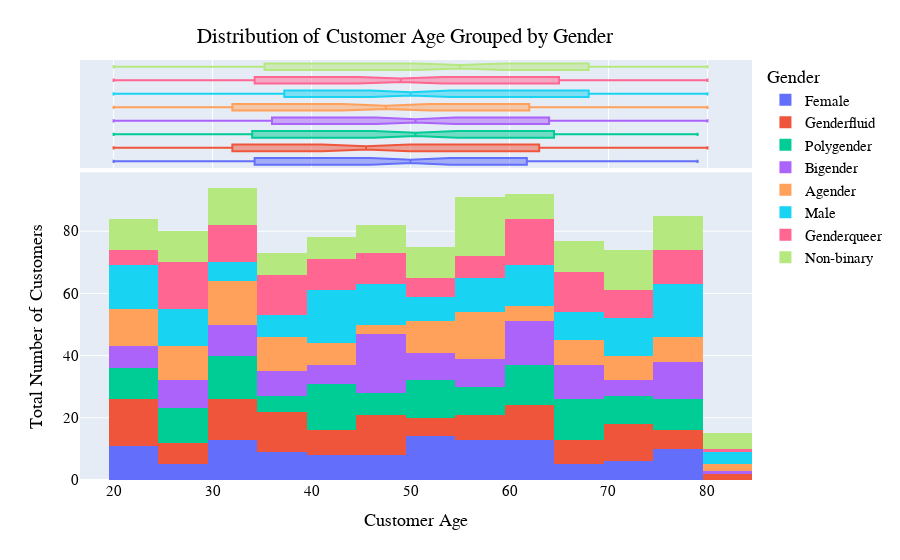

Notebook cell for this chart:
### Code cell
#barplot of customer age
age_df = px.data.tips()
fig = px.histogram(
    customers, 
    x = "age",  
    color = 'gender', 
    marginal = 'box', #create box and whisker plot
    hover_data = customers.columns #interactive element
)

fig.update_layout(#reconfigure labels
    title = {
        'text' : 'Distribution of Customer Age Grouped by Gender',
        'y':0.95,
        'x':0.45,
        'xanchor':'center',
        'yanchor':'top'
    },
    xaxis_title='Customer Age',
    yaxis_title='Total Number of Customers',
    legend_title= 'Gender',
    font=dict(family='monospace', size=15,  color='Black'))

fig.show()

### Figure 1 — Plotly figure (JSON) as saved in the notebook; plotly's stock layout.template omitted (floating-point values rounded to 4 significant figures; data arrays with more than 128 entries replaced by an {"elided": "..."} marker saying what was removed)
{"data": [{"alignmentgroup": "True", "bingroup": "x", "hovertemplate": "gender=Female<br>age=%{x}<br>count=%{y}<extra></extra>", "legendgroup": "Female", "marker": {"color": "#636efa", "pattern": {"shape": ""}}, "name": "Female", "offsetgroup": "Female", "orientation": "v", "showlegend": true, "type": "histogram", "x": [30, 32, 38, 56, 64, 23, 48, 30, 63, 51, 39, 78, 52, 42, 75, 22, 33, 79, 24, 70, 72, 44, 63, 67, 60, 29, 55, 40, 20, 20, 57, 78, 62, 27, 62, 59, 29, 24, 50, 44, 75, 34, 20, 23, 47, 46, 72, 55, 50, 56, 75, 54, 38, 78, 51, 35, 43, 51, 52, 61, 54, 30, 69, 39, 24, 45, 65, 60, 25, 67, 35, 49, 23, 36, 75, 42, 58, 49, 33, 50, 66, 26, 54, 55, 57, 60, 32, 77, 79, 34, 30, 50, 49, 31, 32, 64, 72, 34, 57, 20, 74, 63, 35, 71, 43, 54, 58, 44, 59, 45, 63, 60, 57, 39, 53], "xaxis": "x", "yaxis": "y"}, {"alignmentgroup": "True", "customdata": {"elided": "115x8 mixed values"}, "hovertemplate": "gender=%{customdata[2]}<br>age=%{x}<br>customer_id=%{customdata[0]}<br>customer_name=%{customdata[1]}<br>home_address=%{customdata[3]}<br>zip_code=%{customdata[4]}<br>city=%{customdata[5]}<br>state=%{customdata[6]}<br>country=%{customdata[7]}<extra></extra>", "legendgroup": "Female", "marker": {"color": "#636efa"}, "name": "Female", "notched": true, "offsetgroup": "Female", "showlegend": false, "type": "box", "x": [30, 32, 38, 56, 64, 23, 48, 30, 63, 51, 39, 78, 52, 42, 75, 22, 33, 79, 24, 70, 72, 44, 63, 67, 60, 29, 55, 40, 20, 20, 57, 78, 62, 27, 62, 59, 29, 24, 50, 44, 75, 34, 20, 23, 47, 46, 72, 55, 50, 56, 75, 54, 38, 78, 51, 35, 43, 51, 52, 61, 54, 30, 69, 39, 24, 45, 65, 60, 25, 67, 35, 49, 23, 36, 75, 42, 58, 49, 33, 50, 66, 26, 54, 55, 57, 60, 32, 77, 79, 34, 30, 50, 49, 31, 32, 64, 72, 34, 57, 20, 74, 63, 35, 71, 43, 54, 58, 44, 59, 45, 63, 60, 57, 39, 53], "xaxis": "x2", "yaxis": "y2"}, {"alignmentgroup": "True", "bingroup": "x", "hovertemplate": "gender=Genderfluid<br>age=%{x}<br>count=%{y}<extra></extra>", "legendgroup": "Genderfluid", "marker": {"color": "#EF553B", "pattern": {"shape": ""}}, "name": "Genderfluid", "offsetgroup": "Genderfluid", "orientation": "v", "showlegend": true, "type": "histogram", "x": [69, 40, 34, 32, 49, 75, 42, 46, 66, 41, 69, 32, 35, 65, 28, 35, 48, 30, 25, 43, 20, 57, 25, 21, 70, 72, 23, 78, 75, 37, 63, 61, 34, 22, 56, 24, 70, 49, 30, 40, 54, 24, 64, 28, 61, 24, 37, 38, 34, 66, 44, 62, 38, 23, 59, 28, 31, 45, 64, 45, 63, 63, 21, 75, 71, 30, 61, 32, 75, 48, 22, 80, 32, 72, 51, 38, 74, 61, 70, 47, 32, 61, 68, 59, 45, 73, 27, 51, 65, 39, 80, 44, 37, 74, 55, 24, 20, 55, 36, 54, 23, 56, 45, 72, 54, 49, 54, 57, 37, 48, 74, 68, 77, 45, 36, 24, 37, 20, 44, 27, 70, 30], "xaxis": "x", "yaxis": "y"}, {"alignmentgroup": "True", "customdata": {"elided": "122x8 mixed values"}, "hovertemplate": "gender=%{customdata[2]}<br>age=%{x}<br>customer_id=%{customdata[0]}<br>customer_name=%{customdata[1]}<br>home_address=%{customdata[3]}<br>zip_code=%{customdata[4]}<br>city=%{customdata[5]}<br>state=%{customdata[6]}<br>country=%{customdata[7]}<extra></extra>", "legendgroup": "Genderfluid", "marker": {"color": "#EF553B"}, "name": "Genderfluid", "notched": true, "offsetgroup": "Genderfluid", "showlegend": false, "type": "box", "x": [69, 40, 34, 32, 49, 75, 42, 46, 66, 41, 69, 32, 35, 65, 28, 35, 48, 30, 25, 43, 20, 57, 25, 21, 70, 72, 23, 78, 75, 37, 63, 61, 34, 22, 56, 24, 70, 49, 30, 40, 54, 24, 64, 28, 61, 24, 37, 38, 34, 66, 44, 62, 38, 23, 59, 28, 31, 45, 64, 45, 63, 63, 21, 75, 71, 30, 61, 32, 75, 48, 22, 80, 32, 72, 51, 38, 74, 61, 70, 47, 32, 61, 68, 59, 45, 73, 27, 51, 65, 39, 80, 44, 37, 74, 55, 24, 20, 55, 36, 54, 23, 56, 45, 72, 54, 49, 54, 57, 37, 48, 74, 68, 77, 45, 36, 24, 37, 20, 44, 27, 70, 30], "xaxis": "x2", "yaxis": "y2"}, {"alignmentgroup": "True", "bingroup": "x", "hovertemplate": "gender=Polygender<br>age=%{x}<br>count=%{y}<extra></extra>", "legendgroup": "Polygender", "marker": {"color": "#00cc96", "pattern": {"shape": ""}}, "name": "Polygender", "offsetgroup": "Polygender", "orientation": "v", "showlegend": true, "type": "histogram", "x": [59, 30, 55, 59, 54, 45, 34, 48, 65, 53, 72, 72, 65, 60, 53, 33, 27, 67, 77, 58, 66, 79, 79, 25, 43, 38, 23, 44, 29, 60, 34, 49, 68, 61, 63, 43, 53, 32, 57, 41, 64, 28, 44, 30, 20, 62, 78, 64, 21, 51, 40, 66, 41, 64, 26, 79, 44, 21, 35, 64, 59, 74, 69, 63, 56, 73, 76, 50, 77, 53, 40, 57, 31, 53, 61, 45, 79, 46, 21, 30, 53, 79, 27, 22, 62, 67, 26, 21, 69, 25, 34, 44, 42, 42, 43, 32, 50, 26, 67, 26, 72, 45, 59, 25, 23, 70, 67, 38, 74, 43, 42, 53, 24, 69, 72, 73, 53, 45, 30, 77, 34, 69, 38, 35, 24, 63, 32, 30], "xaxis": "x", "yaxis": "y"}, {"alignmentgroup": "True", "customdata": {"elided": "128x8 mixed values"}, "hovertemplate": "gender=%{customdata[2]}<br>age=%{x}<br>customer_id=%{customdata[0]}<br>customer_name=%{customdata[1]}<br>home_address=%{customdata[3]}<br>zip_code=%{customdata[4]}<br>city=%{customdata[5]}<br>state=%{customdata[6]}<br>country=%{customdata[7]}<extra></extra>", "legendgroup": "Polygender", "marker": {"color": "#00cc96"}, "name": "Polygender", "notched": true, "offsetgroup": "Polygender", "showlegend": false, "type": "box", "x": [59, 30, 55, 59, 54, 45, 34, 48, 65, 53, 72, 72, 65, 60, 53, 33, 27, 67, 77, 58, 66, 79, 79, 25, 43, 38, 23, 44, 29, 60, 34, 49, 68, 61, 63, 43, 53, 32, 57, 41, 64, 28, 44, 30, 20, 62, 78, 64, 21, 51, 40, 66, 41, 64, 26, 79, 44, 21, 35, 64, 59, 74, 69, 63, 56, 73, 76, 50, 77, 53, 40, 57, 31, 53, 61, 45, 79, 46, 21, 30, 53, 79, 27, 22, 62, 67, 26, 21, 69, 25, 34, 44, 42, 42, 43, 32, 50, 26, 67, 26, 72, 45, 59, 25, 23, 70, 67, 38, 74, 43, 42, 53, 24, 69, 72, 73, 53, 45, 30, 77, 34, 69, 38, 35, 24, 63, 32, 30], "xaxis": "x2", "yaxis": "y2"}, {"alignmentgroup": "True", "bingroup": "x", "hovertemplate": "gender=Bigender<br>age=%{x}<br>count=%{y}<extra></extra>", "legendgroup": "Bigender", "marker": {"color": "#ab63fa", "pattern": {"shape": ""}}, "name": "Bigender", "offsetgroup": "Bigender", "orientation": "v", "showlegend": true, "type": "histogram", "x": [67, 76, 70, 78, 36, 60, 32, 79, 63, 77, 57, 30, 77, 49, 75, 73, 43, 28, 71, 29, 79, 21, 61, 36, 40, 48, 46, 78, 61, 45, 20, 47, 46, 48, 38, 79, 68, 23, 23, 31, 51, 48, 36, 26, 25, 40, 34, 80, 53, 49, 68, 53, 31, 62, 63, 32, 31, 63, 45, 28, 41, 22, 47, 68, 59, 67, 53, 34, 64, 64, 54, 50, 27, 60, 31, 58, 49, 68, 54, 71, 36, 59, 78, 46, 22, 20, 48, 60, 61, 46, 25, 74, 49, 52, 56, 56, 49, 68, 35, 76, 34, 59, 66, 29, 36, 48, 49, 43, 41, 67, 39, 63, 66, 64, 57, 57, 75, 68, 26, 53], "xaxis": "x", "yaxis": "y"}, {"alignmentgroup": "True", "customdata": {"elided": "120x8 mixed values"}, "hovertemplate": "gender=%{customdata[2]}<br>age=%{x}<br>customer_id=%{customdata[0]}<br>customer_name=%{customdata[1]}<br>home_address=%{customdata[3]}<br>zip_code=%{customdata[4]}<br>city=%{customdata[5]}<br>state=%{customdata[6]}<br>country=%{customdata[7]}<extra></extra>", "legendgroup": "Bigender", "marker": {"color": "#ab63fa"}, "name": "Bigender", "notched": true, "offsetgroup": "Bigender", "showlegend": false, "type": "box", "x": [67, 76, 70, 78, 36, 60, 32, 79, 63, 77, 57, 30, 77, 49, 75, 73, 43, 28, 71, 29, 79, 21, 61, 36, 40, 48, 46, 78, 61, 45, 20, 47, 46, 48, 38, 79, 68, 23, 23, 31, 51, 48, 36, 26, 25, 40, 34, 80, 53, 49, 68, 53, 31, 62, 63, 32, 31, 63, 45, 28, 41, 22, 47, 68, 59, 67, 53, 34, 64, 64, 54, 50, 27, 60, 31, 58, 49, 68, 54, 71, 36, 59, 78, 46, 22, 20, 48, 60, 61, 46, 25, 74, 49, 52, 56, 56, 49, 68, 35, 76, 34, 59, 66, 29, 36, 48, 49, 43, 41, 67, 39, 63, 66, 64, 57, 57, 75, 68, 26, 53], "xaxis": "x2", "yaxis": "y2"}, {"alignmentgroup": "True", "bingroup": "x", "hovertemplate": "gender=Agender<br>age=%{x}<br>count=%{y}<extra></extra>", "legendgroup": "Agender", "marker": {"color": "#FFA15A", "pattern": {"shape": ""}}, "name": "Agender", "offsetgroup": "Agender", "orientation": "v", "showlegend": true, "type": "histogram", "x": [75, 39, 41, 68, 33, 39, 20, 51, 40, 53, 27, 73, 57, 50, 73, 68, 29, 67, 34, 80, 51, 52, 23, 58, 76, 33, 71, 59, 30, 25, 24, 39, 68, 34, 36, 64, 38, 24, 77, 65, 29, 41, 26, 32, 46, 59, 21, 57, 34, 32, 41, 20, 41, 33, 58, 63, 66, 24, 37, 75, 31, 76, 80, 28, 27, 57, 58, 22, 27, 34, 35, 30, 31, 57, 55, 62, 77, 79, 78, 51, 43, 71, 71, 20, 53, 51, 66, 20, 39, 23, 34, 70, 49, 56, 74, 59, 37, 25, 53, 61, 27, 44, 28, 45, 52, 22, 60, 58, 71, 58, 66, 35, 38, 59], "xaxis": "x", "yaxis": "y"}, {"alignmentgroup": "True", "customdata": {"elided": "114x8 mixed values"}, "hovertemplate": "gender=%{customdata[2]}<br>age=%{x}<br>customer_id=%{customdata[0]}<br>customer_name=%{customdata[1]}<br>home_address=%{customdata[3]}<br>zip_code=%{customdata[4]}<br>city=%{customdata[5]}<br>state=%{customdata[6]}<br>country=%{customdata[7]}<extra></extra>", "legendgroup": "Agender", "marker": {"color": "#FFA15A"}, "name": "Agender", "notched": true, "offsetgroup": "Agender", "showlegend": false, "type": "box", "x": [75, 39, 41, 68, 33, 39, 20, 51, 40, 53, 27, 73, 57, 50, 73, 68, 29, 67, 34, 80, 51, 52, 23, 58, 76, 33, 71, 59, 30, 25, 24, 39, 68, 34, 36, 64, 38, 24, 77, 65, 29, 41, 26, 32, 46, 59, 21, 57, 34, 32, 41, 20, 41, 33, 58, 63, 66, 24, 37, 75, 31, 76, 80, 28, 27, 57, 58, 22, 27, 34, 35, 30, 31, 57, 55, 62, 77, 79, 78, 51, 43, 71, 71, 20, 53, 51, 66, 20, 39, 23, 34, 70, 49, 56, 74, 59, 37, 25, 53, 61, 27, 44, 28, 45, 52, 22, 60, 58, 71, 58, 66, 35, 38, 59], "xaxis": "x2", "yaxis": "y2"}, {"alignmentgroup": "True", "bingroup": "x", "hovertemplate": "gender=Male<br>age=%{x}<br>count=%{y}<extra></extra>", "legendgroup": "Male", "marker": {"color": "#19d3f3", "pattern": {"shape": ""}}, "name": "Male", "offsetgroup": "Male", "orientation": "v", "showlegend": true, "type": "histogram", "x": {"elided": "143 int values"}, "xaxis": "x", "yaxis": "y"}, {"alignmentgroup": "True", "customdata": {"elided": "143x8 mixed values"}, "hovertemplate": "gender=%{customdata[2]}<br>age=%{x}<br>customer_id=%{customdata[0]}<br>customer_name=%{customdata[1]}<br>home_address=%{customdata[3]}<br>zip_code=%{customdata[4]}<br>city=%{customdata[5]}<br>state=%{customdata[6]}<br>country=%{customdata[7]}<extra></extra>", "legendgroup": "Male", "marker": {"color": "#19d3f3"}, "name": "Male", "notched": true, "offsetgroup": "Male", "showlegend": false, "type": "box", "x": {"elided": "143 int values"}, "xaxis": "x2", "yaxis": "y2"}, {"alignmentgroup": "True", "bingroup": "x", "hovertemplate": "gender=Genderqueer<br>age=%{x}<br>count=%{y}<extra></extra>", "legendgroup": "Genderqueer", "marker": {"color": "#FF6692", "pattern": {"shape": ""}}, "name": "Genderqueer", "offsetgroup": "Genderqueer", "orientation": "v", "showlegend": true, "type": "histogram", "x": [55, 75, 50, 32, 27, 80, 37, 63, 62, 65, 79, 38, 27, 46, 75, 38, 43, 33, 25, 66, 65, 68, 56, 50, 33, 25, 28, 30, 22, 43, 43, 22, 75, 25, 29, 49, 67, 68, 45, 62, 40, 76, 39, 25, 63, 53, 52, 25, 48, 61, 27, 42, 67, 32, 20, 73, 56, 71, 31, 32, 32, 38, 79, 34, 73, 35, 64, 52, 76, 75, 78, 32, 46, 64, 70, 49, 72, 76, 34, 45, 55, 79, 64, 40, 27, 67, 60, 55, 27, 39, 37, 71, 34, 36, 67, 41, 55, 37, 27, 29, 53, 44, 23, 63, 64, 65, 43, 60, 22, 69, 67, 58, 42, 62, 27, 36, 64, 68, 36, 39, 46, 74, 70, 47, 71, 47, 63], "xaxis": "x", "yaxis": "y"}, {"alignmentgroup": "True", "customdata": {"elided": "127x8 mixed values"}, "hovertemplate": "gender=%{customdata[2]}<br>age=%{x}<br>customer_id=%{customdata[0]}<br>customer_name=%{customdata[1]}<br>home_address=%{customdata[3]}<br>zip_code=%{customdata[4]}<br>city=%{customdata[5]}<br>state=%{customdata[6]}<br>country=%{customdata[7]}<extra></extra>", "legendgroup": "Genderqueer", "marker": {"color": "#FF6692"}, "name": "Genderqueer", "notched": true, "offsetgroup": "Genderqueer", "showlegend": false, "type": "box", "x": [55, 75, 50, 32, 27, 80, 37, 63, 62, 65, 79, 38, 27, 46, 75, 38, 43, 33, 25, 66, 65, 68, 56, 50, 33, 25, 28, 30, 22, 43, 43, 22, 75, 25, 29, 49, 67, 68, 45, 62, 40, 76, 39, 25, 63, 53, 52, 25, 48, 61, 27, 42, 67, 32, 20, 73, 56, 71, 31, 32, 32, 38, 79, 34, 73, 35, 64, 52, 76, 75, 78, 32, 46, 64, 70, 49, 72, 76, 34, 45, 55, 79, 64, 40, 27, 67, 60, 55, 27, 39, 37, 71, 34, 36, 67, 41, 55, 37, 27, 29, 53, 44, 23, 63, 64, 65, 43, 60, 22, 69, 67, 58, 42, 62, 27, 36, 64, 68, 36, 39, 46, 74, 70, 47, 71, 47, 63], "xaxis": "x2", "yaxis": "y2"}, {"alignmentgroup": "True", "bingroup": "x", "hovertemplate": "gender=Non-binary<br>age=%{x}<br>count=%{y}<extra></extra>", "legendgroup": "Non-binary", "marker": {"color": "#B6E880", "pattern": {"shape": ""}}, "name": "Non-binary", "offsetgroup": "Non-binary", "orientation": "v", "showlegend": true, "type": "histogram", "x": {"elided": "131 int values"}, "xaxis": "x", "yaxis": "y"}, {"alignmentgroup": "True", "customdata": {"elided": "131x8 mixed values"}, "hovertemplate": "gender=%{customdata[2]}<br>age=%{x}<br>customer_id=%{customdata[0]}<br>customer_name=%{customdata[1]}<br>home_address=%{customdata[3]}<br>zip_code=%{customdata[4]}<br>city=%{customdata[5]}<br>state=%{customdata[6]}<br>country=%{customdata[7]}<extra></extra>", "legendgroup": "Non-binary", "marker": {"color": "#B6E880"}, "name": "Non-binary", "notched": true, "offsetgroup": "Non-binary", "showlegend": false, "type": "box", "x": {"elided": "131 int values"}, "xaxis": "x2", "yaxis": "y2"}], "layout": {"barmode": "relative", "font": {"color": "Black", "family": "monospace", "size": 15}, "legend": {"title": {"text": "Gender"}, "tracegroupgap": 0}, "margin": {"t": 60}, "title": {"text": "Distribution of Customer Age Grouped by Gender", "x": 0.45, "xanchor": "center", "y": 0.95, "yanchor": "top"}, "xaxis": {"anchor": "y", "domain": [0, 1], "title": {"text": "Customer Age"}}, "xaxis2": {"anchor": "y2", "domain": [0, 1], "matches": "x", "showgrid": true, "showticklabels": false}, "yaxis": {"anchor": "x", "domain": [0, 0.7326], "title": {"text": "Total Number of Customers"}}, "yaxis2": {"anchor": "x2", "domain": [0.7426, 1], "matches": "y2", "showgrid": false, "showline": false, "showticklabels": false, "ticks": ""}}}
